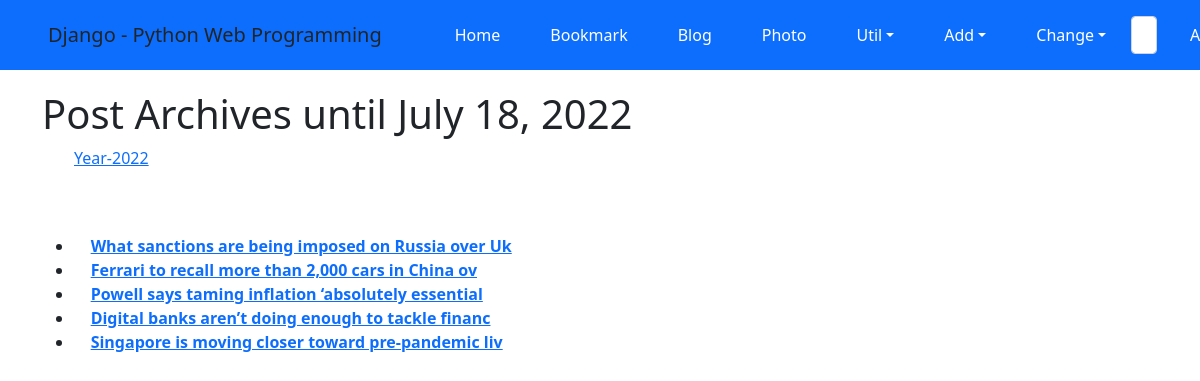
Page /blog/archive/ on the earlier database version.
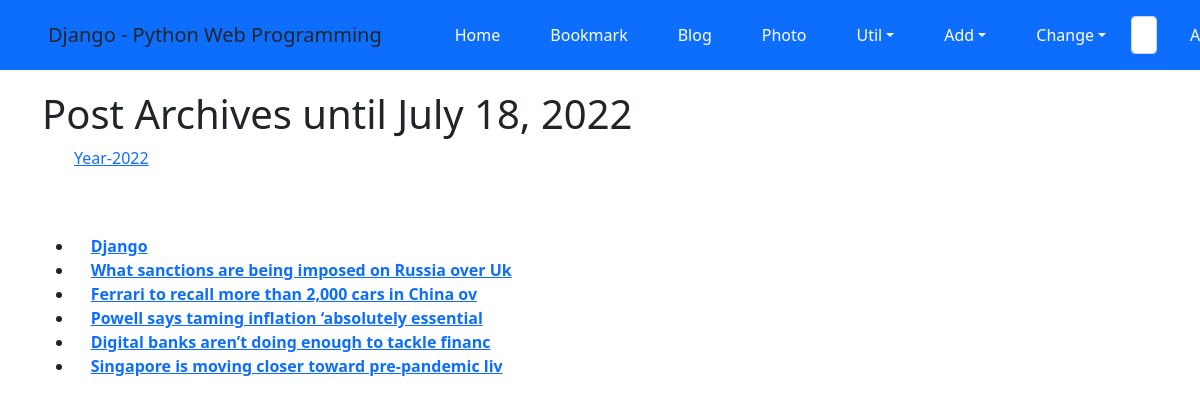
Same page on the later database version.
### blog/models.py (models this page shows, shortened)
class Post(models.Model):
    title = models.CharField(verbose_name='TITLE', max_length=50)
    slug = models.SlugField('SLUG', unique=True, allow_unicode=True, help_text='one word for title alais.')
    description = models.CharField('DESCRIPTION', max_length=100, blank=True, help_text='simple description text.')
    content = models.TextField('CONTENT')
    create_dt = models.DateTimeField('CREATE DATE', auto_now_add=True)
    modify_dt = models.DateTimeField('MODIFY DATE', auto_now=True)
    tags = TaggableManager(blank=True)
    owner = models.ForeignKey(User, on_delete = models.CASCADE, verbose_name= 'OWNER', blank=True, null=True)
    class Meta:
        verbose_name = 'post'
        verbose_name_plural = 'posts'
        db_table = 'blog_posts'
        ordering = ('-modify_dt',)
    def get_absolute_url(self): # 이 메소드가 정의된 객체를 지칭하는 URL 반환.
        return reverse('blog:post_detail', args=(self.slug,))

### blog/views.py (the view)
# urls.py: path('archive/', views.PostAV.as_view(), name='post_archive'),
class PostAV(ArchiveIndexView):
    model = Post
    date_field = 'modify_dt'

### blog/templates/blog/post_archive.html (shortened to what this page needs)
{% extends "base.html" %}
{% block content %}
<div id="content">
<h1>Post Archives until {% now "N d, Y" %}</h1>
<ul>
    {% for date in date_list %}
    <li style="display: inline;">
        <a href="{% url 'blog:post_year_archive' date|date:'Y' %}">Year-{{ date|date:"Y" }}</a></li>
    {% endfor %}
</ul>
<br><br>
<div>
    <ul>
        {% for post in object_list %}
        <li>{{ post.modify_date|date:"Y-m-d" }}&nbsp;&nbsp;&nbsp;
        <a href="{{ post.get_absolute_url }}"><strong>{{ post.title }}</strong></a></li>
        {% endfor %}
    </ul>
</div>
</div>
{% endblock %}

Differences in the rows shown:
added Post: title "Django"
